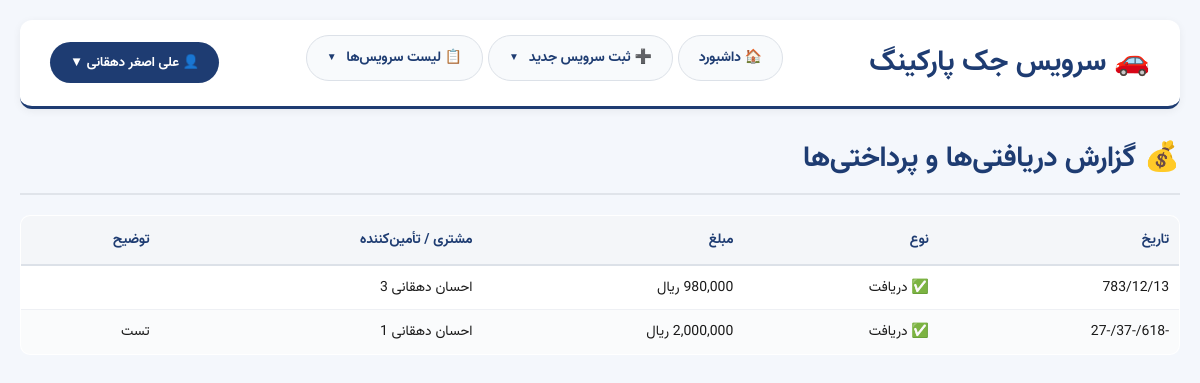
Page /financial_report.php (signed in) on the committed database.
### tables this page shows
CREATE TABLE IF NOT EXISTS `menu_items` (
  `id` int(11) NOT NULL AUTO_INCREMENT,
  `title` varchar(100) NOT NULL,
  `url` varchar(255) NOT NULL,
  `sort_order` int(11) DEFAULT 0,
  `parent_id` int(11) DEFAULT NULL,
  `icon` varchar(10) DEFAULT NULL,
  `is_active` tinyint(1) DEFAULT 1,
  PRIMARY KEY (`id`)
);

CREATE TABLE IF NOT EXISTS `transactions` (
  `id` int(11) NOT NULL AUTO_INCREMENT,
  `type` enum('income','expense') NOT NULL,
  `amount` bigint(20) NOT NULL,
  `description` text DEFAULT NULL,
  `date` date NOT NULL,
  `customer_id` int(11) DEFAULT NULL,
  `supplier_id` int(11) DEFAULT NULL,
  `related_repair_id` int(11) DEFAULT NULL,
  `related_purchase_id` int(11) DEFAULT NULL,
  `created_at` timestamp NOT NULL DEFAULT current_timestamp(),
  PRIMARY KEY (`id`),
  KEY `customer_id` (`customer_id`),
  KEY `supplier_id` (`supplier_id`),
  KEY `related_repair_id` (`related_repair_id`),
  CONSTRAINT `transactions_ibfk_1` FOREIGN KEY (`customer_id`) REFERENCES `customers` (`id`) ON DELETE SET NULL,
  CONSTRAINT `transactions_ibfk_2` FOREIGN KEY (`supplier_id`) REFERENCES `suppliers` (`id`) ON DELETE SET NULL,
  CONSTRAINT `transactions_ibfk_3` FOREIGN KEY (`related_repair_id`) REFERENCES `repairs` (`id`) ON DELETE SET NULL
);

CREATE TABLE IF NOT EXISTS `customers` (
  `id` int(11) NOT NULL AUTO_INCREMENT,
  `name` varchar(255) NOT NULL,
  `phone` varchar(20) NOT NULL,
  `phone2` varchar(20) DEFAULT NULL,
  `address` text DEFAULT NULL,
  `customer_type` enum('personal','company') DEFAULT 'personal',
  `company_name` varchar(255) DEFAULT NULL,
  `email` varchar(100) DEFAULT NULL,
  `notes` text DEFAULT NULL,
  PRIMARY KEY (`id`)
);

### functions.php (called while the page is built, shortened)
<?php
function gregorian_to_jalali($gy, $gm, $gd, $mod = '') {
    $g_d_m = [0, 31, 59, 90, 120, 151, 181, 212, 243, 273, 304, 334];
    if ($gy > 1600) { $jy = 979; $gy -= 1600; } else { $jy = 0; $gy -= 621; }
    $gy2 = ($gm > 2) ? ($gy + 1) : $gy;
    $days = (365 * $gy) + ((int)(($gy2 + 3) / 4)) - ((int)(($gy2 + 99) / 100)) + ((int)(($gy2 + 119) / 400)) - 80 + $gd + $g_d_m[$gm - 1];
    $jy += 33 * ((int)($days / 12053)); $days %= 12053;
    $jy += 4 * ((int)($days / 1461)); $days %= 1461;
    $jm = ($days < 186) ? 1 + (int)($days / 31) : 7 + (int)(($days - 186) / 30);
    $jd = 1 + (($days < 186) ? ($days % 31) : (($days - 186) % 30));
    return ($mod == '') ? [$jy, $jm, $jd] : $jy . $mod . $jm . $mod . $jd;
}
function get_jalali_date_str($timestamp) {
    $date = getdate($timestamp);
    return gregorian_to_jalali($date['year'], $date['mon'], $date['mday'], '/');
}
function format_rial($number) {
    return number_format($number, 0, '.', ',') . ' ریال';
}
?>

### financial_report.php (the view, shortened to what this page needs)
<?php
require_once __DIR__ . '/config.php';
$transactions = $pdo->query("
    SELECT t.*, c.name AS customer_name, s.name AS supplier_name, r.invoice_number AS repair_invoice
    FROM transactions t
    LEFT JOIN customers c ON t.customer_id = c.id
    LEFT JOIN suppliers s ON t.supplier_id = s.id
    LEFT JOIN repairs r ON t.related_repair_id = r.id
    ORDER BY t.date DESC, t.id DESC
    LIMIT 50
")->fetchAll();
require_once __DIR__ . '/header.php';
?>
<h2>💰 گزارش دریافتی‌ها و پرداختی‌ها</h2>
<table>
    <thead><tr><th>تاریخ</th><th>نوع</th><th>مبلغ</th><th>مشتری / تأمین‌کننده</th><th>توضیح</th></tr></thead>
    <tbody>
        <?php foreach ($transactions as $t): ?>
            <tr>
                <td><?= get_jalali_date_str(strtotime($t['date'])) ?></td>
                <td><?= $t['type'] === 'income' ? '✅ دریافت' : '❌ پرداخت' ?></td>
                <td><?= format_rial($t['amount']) ?></td>
                <td><?= htmlspecialchars($t['customer_name'] ?? $t['supplier_name'] ?? '—') ?></td>
                <td><?= htmlspecialchars($t['description']) ?></td>
            </tr>
        <?php endforeach; ?>
    </tbody>
</table>

### header.php (shortened to what this page needs)
<?php
require_once __DIR__ . '/config.php';
$currentPage = basename($_SERVER['PHP_SELF']);
$topMenu = $pdo->query("
    SELECT * FROM menu_items
    WHERE parent_id IS NULL AND is_active = 1
    ORDER BY sort_order
")->fetchAll(PDO::FETCH_ASSOC);
$allSubMenus = $pdo->query("
    SELECT * FROM menu_items
    WHERE parent_id IS NOT NULL AND is_active = 1
    ORDER BY sort_order
")->fetchAll(PDO::FETCH_ASSOC);
$subMenus = [];
foreach ($allSubMenus as $sub) {
    $subMenus[$sub['parent_id']][] = $sub;
}
$isLoggedIn = isset($_SESSION['user_id']);
$userFullName = $_SESSION['user_full_name'] ?? '';
?>
<!DOCTYPE html>
<html lang="fa" dir="rtl">
<head>
    <link rel="stylesheet" href="style.css">
</head>
<body>
<div class="container">
    <header class="main-header">
        <div class="logo"><h1>🚗 سرویس جک پارکینگ</h1></div>
        <nav class="main-nav">
            <?php foreach ($topMenu as $item):
                $hasSub = isset($subMenus[$item['id']]) && count($subMenus[$item['id']]) > 0;
                $isActive = ($currentPage == basename($item['url']));
            ?>
                <div class="menu-item">
                    <?php if ($hasSub): ?>
                        <a href="javascript:void(0)" class="menu-link <?= $isActive ? 'active' : '' ?>">
                            <?= htmlspecialchars($item['title']) ?>
                            <span class="arrow">▼</span>
                        </a>
                    <?php else: ?>
                        <a href="<?= $item['url'] ?>" class="menu-link <?= $isActive ? 'active' : '' ?>">
                            <?= htmlspecialchars($item['title']) ?>
                        </a>
                    <?php endif; ?>
                </div>
            <?php endforeach; ?>
        </nav>
        <?php if ($isLoggedIn): ?>
            <div class="user-menu">
                <button class="user-menu-btn" onclick="document.getElementById('userDropdown').classList.toggle('show')">
                    👤 <?= htmlspecialchars($userFullName) ?> ▼
                </button>
            </div>
        <?php else: ?>
            <a href="login.php" class="btn small">ورود</a>
        <?php endif; ?>
    </header>
    <main>

### style.css (style rules this page uses)
* { box-sizing: border-box; margin: 0; padding: 0; }
body { font-family: 'Vazir', Tahoma, sans-serif; background: #f4f7fc; color: #1a1a1a; font-size: 14px; line-height: 1.7; direction: rtl; }
.container { max-width: 1300px; margin: 0 auto; padding: 20px; }
.main-header { background: #ffffff; border-radius: 12px; box-shadow: 0 2px 8px rgba(0,0,0,0.06); padding: 15px 30px; margin-bottom: 25px; display: flex; align-items: center; justify-content: space-between; border-bottom: 3px solid #1e3c72; }
.logo h1 { font-size: 1.8rem; color: #1e3c72; font-weight: bold; }
h2 { color: #1e3c72; font-size: 1.8rem; margin-bottom: 20px; border-bottom: 2px solid #e0e4ea; padding-bottom: 10px; }
table { width: 100%; border-collapse: collapse; background: white; border-radius: 10px; overflow: hidden; border: 1px solid #e0e4ea; font-size: 14px; }
th { background: #f4f6f9; color: #1e3c72; font-weight: 600; padding: 12px 10px; text-align: right; border-bottom: 2px solid #dce1e8; }
td { padding: 10px; border-bottom: 1px solid #eef0f4; }
tr:nth-child(even) td { background: #fafbfc; }
.main-nav { display: flex; align-items: center; gap: 5px; flex-wrap: wrap; }
.menu-item { position: relative; padding-bottom: 10px; }
.menu-link { display: flex; align-items: center; gap: 6px; padding: 10px 20px; border-radius: 40px; background: #f8fafc; color: #1e3c72; text-decoration: none; font-weight: 600; transition: 0.2s; border: 1px solid #dce1e8; white-space: nowrap; }

### header.php (style rules this page uses)
.main-nav { display: flex; align-items: center; gap: 5px; }
.menu-item { position: relative; display: inline-block; }
.menu-link { display: flex; align-items: center; gap: 6px; padding: 10px 20px; border-radius: 40px; background: #f8fafc; color: #1e3c72; text-decoration: none; font-weight: 600; transition: 0.2s; border: 1px solid #dce1e8; white-space: nowrap; }
.menu-link .arrow { font-size: 10px; margin-right: 4px; transition: 0.2s; }
.user-menu { position: relative; display: inline-block; }
.user-menu-btn { background: #1e3c72; color: white; padding: 10px 20px; border-radius: 40px; cursor: pointer; border: none; font-family: inherit; font-weight: bold; display: flex; align-items: center; gap: 8px; transition: 0.2s; }

### rows in the picture
menu_items: title "🏠 داشبورد"
menu_items: title "➕ ثبت سرویس جدید"
menu_items: title "📋 لیست سرویس‌ها"
transactions: date "783/12/13", type "✅ دریافت", amount "980,000 ریال", customer.name "احسان دهقانی 3"
transactions: date "-618/-37/-27", type "✅ دریافت", amount "2,000,000 ریال", customer.name "احسان دهقانی 1", description "تست"

### other values in the picture
$userFullName "علی اصغر دهقانی"
